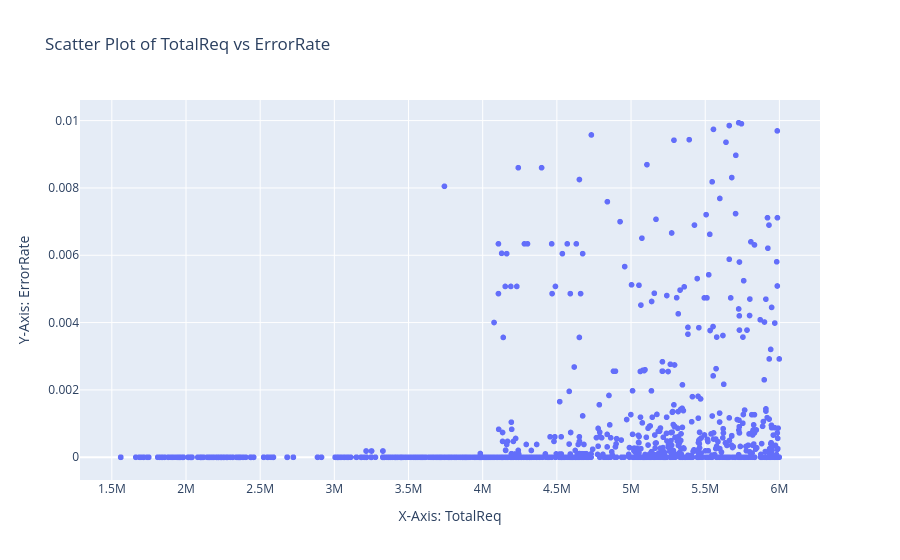

This figure's notebook cell:
### Code cell
import plotly.express as px


# Create a scatter plot
fig = px.scatter(df_prob_bootstrapped, x='TotalReq', y='ErrorRate', 
                 title='Scatter Plot of TotalReq vs ErrorRate', 
                 labels={'TotalReq': 'X-Axis: TotalReq', 'ErrorRate': 'Y-Axis: ErrorRate'})

# Show plot
fig.show()

### Figure 1 — Plotly figure (JSON) as saved in the notebook; plotly's stock layout.template omitted (floating-point values rounded to 4 significant figures; data arrays with more than 128 entries replaced by an {"elided": "..."} marker saying what was removed)
{"data": [{"hovertemplate": "X-Axis: TotalReq=%{x}<br>Y-Axis: ErrorRate=%{y}<extra></extra>", "legendgroup": "", "marker": {"color": "#636efa", "symbol": "circle"}, "mode": "markers", "name": "", "showlegend": false, "type": "scattergl", "x": {"elided": "1750 int values"}, "xaxis": "x", "y": {"elided": "1750 float values"}, "yaxis": "y"}], "layout": {"legend": {"tracegroupgap": 0}, "title": {"text": "Scatter Plot of TotalReq vs ErrorRate"}, "xaxis": {"anchor": "y", "domain": [0, 1], "title": {"text": "X-Axis: TotalReq"}}, "yaxis": {"anchor": "x", "domain": [0, 1], "title": {"text": "Y-Axis: ErrorRate"}}}}
